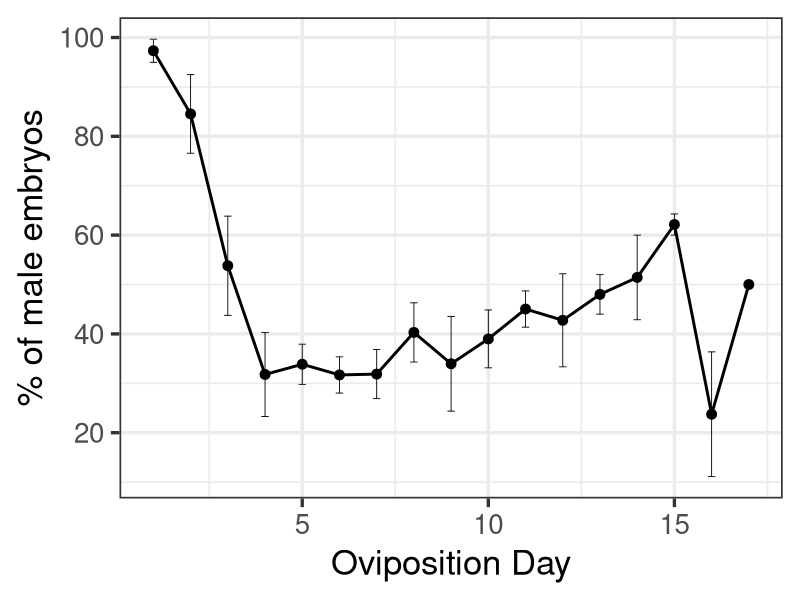

This chart was generated by the following R code:
## ---- chunk 1

##script source for summarizeSE: http://www.cookbook-r.com/Graphs/Plotting_means_and_error_bars_(ggplot2)/#Helper functions
## Gives count, mean, standard deviation, standard error of the mean, and confidence interval (default 95%).
##   data: a data frame.
##   measurevar: the name of a column that contains the variable to be summariezed
##   groupvars: a vector containing names of columns that contain grouping variables
##   na.rm: a boolean that indicates whether to ignore NA's
##   conf.interval: the percent range of the confidence interval (default is 95%)
summarySE <- function(data=NULL, measurevar, groupvars=NULL, na.rm=FALSE,
                      conf.interval=.95, .drop=TRUE) {
    library(plyr)

    # New version of length which can handle NA's: if na.rm==T, don't count them
    length2 <- function (x, na.rm=FALSE) {
        if (na.rm) sum(!is.na(x))
        else       length(x)
    }

    # This does the summary. For each group's data frame, return a vector with
    # N, mean, and sd
    datac <- ddply(data, groupvars, .drop=.drop,
      .fun = function(xx, col) {
        c(N    = length2(xx[[col]], na.rm=na.rm),
          mean = mean   (xx[[col]], na.rm=na.rm),
          sd   = sd     (xx[[col]], na.rm=na.rm)
        )
      },
      measurevar
    )

    # Rename the "mean" column    
    datac <- rename(datac, c("mean" = measurevar))

    datac$se <- datac$sd / sqrt(datac$N)  # Calculate standard error of the mean

    # Confidence interval multiplier for standard error
    # Calculate t-statistic for confidence interval: 
    # e.g., if conf.interval is .95, use .975 (above/below), and use df=N-1
    ciMult <- qt(conf.interval/2 + .5, datac$N-1)
    datac$ci <- datac$se * ciMult

    return(datac)
}
## ---- chunk 2
library(ggplot2)
library(plyr)
library(tidyr)


data<-read.csv("sexratio.csv")
names(data)
## ---- chunk 3


#generatin percentage of males

data$PercentMale<-data$NumberMale*100/data$NumberEggs

#subset removing RB
#datasansRB<-subset(data,Mother=="RA"|Mother=="RC"|Mother=="RE"|Mother=="RD")

#dataovi<-summarySE(datasansRB, measurevar=c("PercentMale"), groupvars=c("Oviposition"))


dataovi<-summarySE(data, measurevar=c("PercentMale"), groupvars=c("Oviposition"))

ggplot(dataovi, aes(x=Oviposition, y=PercentMale)) + 
    geom_line(position=position_dodge(), stat="identity",
             colour="black", # Use black outlines,
             size=1) +   
   geom_point(color="black", size=3) +
    geom_errorbar(aes(ymin=PercentMale-se, ymax=PercentMale+se),
                  size=.3,    # Thinner lines
                  width=.2,
                  position=position_dodge(.9)) +
    xlab("Oviposition Day") +
    ylab("% of male embryos") +
    scale_y_continuous(breaks=seq(0,100,by = 20)) +
    theme_bw(25)


summary(dataovi)
